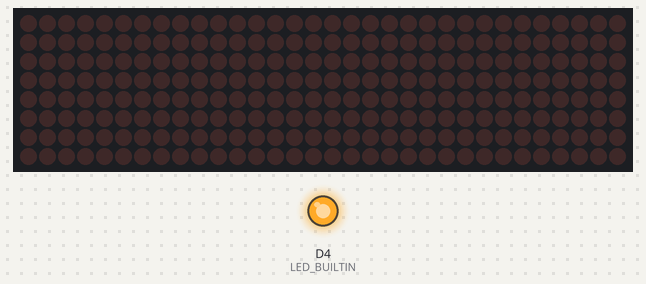
The sketch below on a simulated ESP8266 (NodeMCU). On the bench: 32×8 LED matrix, output pins drawn as LEDs (lit = HIGH, except the on-board LED, lit = LOW). WiFi joins after 1.5 s; servers stay silent unless stated; what the sketch prints to the serial monitor is not drawn.

Above: at 2.0 s.
Timing chart, 0 to 3.5 s (numbered marks = the images above):
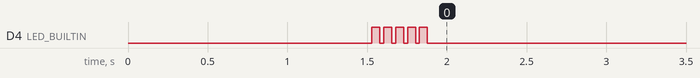

The sketch:

digital_clock_client.ino
```cpp
#include <stdlib.h>
#include <string.h>
#include <math.h>
#include <time.h>

// Import required libraries for esp8266
#include <Arduino.h>
#include <ESP8266WiFi.h>
#include <Hash.h>
#include <MD_MAX72xx.h>
#include <SPI.h>
#include <ESP8266HTTPClient.h>

#include "Config.h"

// You'll need to figure out which board type devices and pin
#define HARDWARE_TYPE MD_MAX72XX::FC16_HW  //.1818583410 // Example: FC16_HW for common 8x8 modules
#define MAX_DEVICES 4                      // Number of 8x8 matrix modules chained together
#define CS_PIN D8                          // CS pin connected to the MAX7219
#define CLK_PIN D5                         // CLK pin connected to the MAX7219
#define DATA_PIN D7                        // Data pin connected to the MAX7219

#define TIME_BUFFER_SIZE 30

IPAddress gateway;
WiFiClient client;

// Create an instance of the MD_MAX72xx class
MD_MAX72XX mx = MD_MAX72XX(HARDWARE_TYPE, DATA_PIN, CLK_PIN, CS_PIN, MAX_DEVICES);

void setup_builtin_pin() {
  pinMode(LED_BUILTIN, OUTPUT);
  Serial.println("Pin enabled");
  digitalWrite(LED_BUILTIN, LOW);
}

void blink_pin(int sleep_time) {
  digitalWrite(LED_BUILTIN, HIGH);
  delay(sleep_time);
  digitalWrite(LED_BUILTIN, LOW);
}

void setup() {

  Serial.begin(9600);
  delay(25);

  setup_builtin_pin();

  Serial.println("");
  Serial.println("");
  Serial.print("Connecting to ");
  Serial.println(ssid);

  /* Explicitly set the ESP8266 to be a WiFi-client, otherwise, it by default,
     would try to act as both a client and an access-point and could cause
     network-issues with your other WiFi-devices on your WiFi-network. */
  WiFi.mode(WIFI_STA);
  WiFi.begin(ssid, password);
  //WiFi.onStationModeDisconnected(onWifiDisconnect);
  //WiFi.onStationModeConnected(onWifiConnect);

  while (WiFi.status() != WL_CONNECTED) {
    delay(500);
    Serial.print(".");
  }

  WiFi.setAutoReconnect(true);
  WiFi.persistent(true);
  WiFi.setSleepMode(WIFI_NONE_SLEEP);

  gateway = WiFi.gatewayIP();
  Serial.println("");
  Serial.println("WiFi connected");
  Serial.print("IP address: ");
  Serial.println();
  Serial.print("gateway address: ");
  Serial.println(gateway.toString());

  for (int i = 0; i < 5; i++) {
    blink_pin(50);
    delay(25);
  }

  // Initialize the LED matrix
  mx.begin();
  //mx.setIntensity(0); // Set brightness (0-15)
  mx.clear();
}

long lastUpdate = 0;
char time_buffer[TIME_BUFFER_SIZE];

void writeString(char hours[], char minutes[]) {

  mx.clear();

  //Serial.print("Columns: ");
  //Serial.println(mx.getColumnCount());

  if (strlen(hours) == 1) {
    mx.setChar(30, '0');
    mx.setChar(22, hours[0]);
  } else {
    mx.setChar(30, hours[0]);
    mx.setChar(22, hours[1]);
  }

  if (strlen(minutes) == 1) {
    mx.setChar(14, '0');
    mx.setChar(6, minutes[0]);
  } else {
    mx.setChar(14, minutes[0]);
    mx.setChar(6, minutes[1]);
  }
}

int loop_minutes = 0;
int subminutes = 0;
bool firstTime = true;
void fetch_data() {

  if (lastUpdate == 0) {
    lastUpdate = millis();
  }

  //Serial.println("Attempting to fetch data from remote clock");
  if ((millis() - lastUpdate) > UPDATE_INTERVAL || firstTime) {
    memset(time_buffer, '\0', TIME_BUFFER_SIZE);
    if (WiFi.status() == WL_CONNECTED) {
      firstTime = false;
      char url[128];
      // \r\n\r\n
      snprintf(url, sizeof(url), "http://%s/gettime", gateway.toString().c_str());
      Serial.print("Attempting to connect to: ");
      Serial.println(url);

      HTTPClient http;
      http.begin(client, url);
      int httpCode = http.GET();

      if (httpCode == 200) {
        Serial.print("Got success code: ");
        Serial.println(httpCode);
        String payload = http.getString();
        Serial.print("And got: ");
        Serial.println(payload);
        if (payload.length() < 20) {
          snprintf(time_buffer, sizeof(time_buffer), payload.c_str());
          loop_minutes = 0;
          subminutes = 0;
        }
      } else {
        Serial.print("Error response code: ");
        Serial.println(httpCode);
      }

      http.end();

      Serial.println("Request made!");
    }
    lastUpdate = millis();
  }
  //Serial.print("Got data?");
}

void updateClient() {

  // TODO parse string
  // update  rawtime struct
  // update currentHour and currentMinute for display
  char hours[3] = {0};
  char minutes[3] = {0};
  bool isMinutes = false;
  bool keepChar = true;
  int h = 0, m = 0;
  if (time_buffer != nullptr && strlen(time_buffer) > 3) {
    for (int i = 0; i < strlen(time_buffer) - 1; i++) {
      if (time_buffer[i] == ':' || time_buffer[i] == '#') {
        isMinutes = true;
        keepChar = false;
      }
      if (keepChar && isMinutes) {
        minutes[m] = time_buffer[i];
        m++;
      } else if (keepChar) {
        hours[h] = time_buffer[i];
        h++;
      }
      keepChar = true;
    }
    int guess_minutes = atoi(minutes) + loop_minutes;
    int guess_hours = atoi(hours);
    if (guess_minutes > 59) {
      guess_minutes = 0;
      guess_hours++;
      if (guess_hours > 23) {
        guess_hours = 0;
      }
    }

    char updated_minutes[3] = {0};
    char updated_hours[3] = {0};
    snprintf(updated_minutes, sizeof(updated_minutes), "%d", guess_minutes);
    snprintf(updated_hours, sizeof(updated_hours), "%d", guess_hours);

    Serial.print("Hours ");
    Serial.print(hours);
    Serial.print(" and updated hours ");
    Serial.print(updated_hours);
    Serial.print(" and minutes ");
    Serial.print(minutes);
    Serial.print(" and loop minutes ");
    Serial.print(loop_minutes);
    Serial.print(" and updated minutes ");
    Serial.println(updated_minutes);

    writeString(updated_hours, updated_minutes);
  }
}

void update_time() {

   if (subminutes < 3) {
    subminutes++;
   } else {
    loop_minutes++;
    subminutes = 0;
   }
}

void loop() {

  fetch_data();
  updateClient();
  delay(15000);
  update_time();
}
```

Config.h
```cpp
#pragma once

// wifi change these
const char* ssid     = "ESP-CLOCK-AP-001";
const char* password = "ESP-CLOCK-AP-001";

// client default update interval is 15m
#define UPDATE_INTERVAL  300000
```
